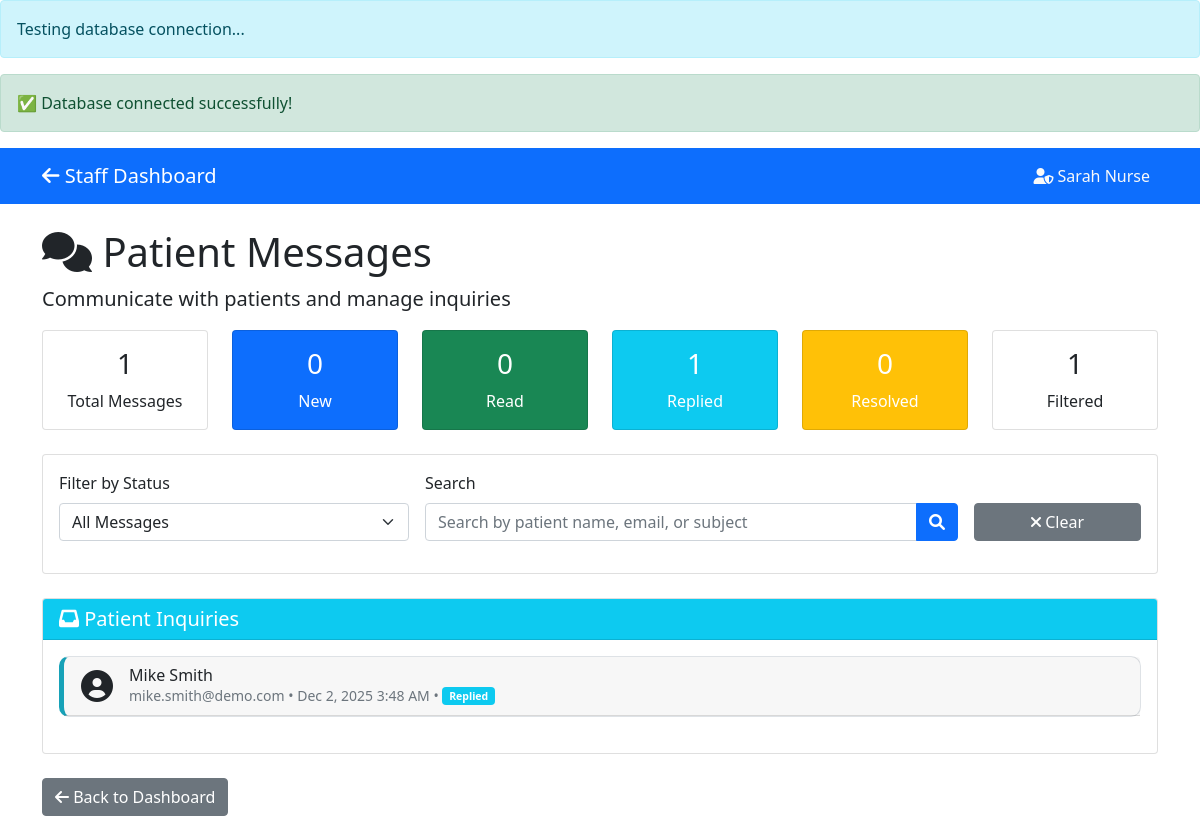
Screenshot of /dashboard/patient_messages.php (signed in) with the database file from the repository.
### tables this page shows
CREATE TABLE `patient_messages` (
  `id` int(11) NOT NULL,
  `patient_id` int(11) NOT NULL,
  `patient_email` varchar(100) NOT NULL,
  `patient_name` varchar(100) NOT NULL,
  `subject` varchar(200) DEFAULT NULL,
  `message` text NOT NULL,
  `reply` text DEFAULT NULL,
  `status` enum('new','read','replied','resolved') DEFAULT 'new',
  `created_at` timestamp NOT NULL DEFAULT current_timestamp(),
  `replied_at` timestamp NULL DEFAULT NULL,
  `is_urgent` tinyint(1) DEFAULT 0,
  `message_type` enum('general','appointment_change','medical_query','billing') DEFAULT 'general'
);

### dashboard/patient_messages.php (the view, shortened to what this page needs)
<?php
include '../includes/config.php';
$user = $_SESSION['user'];
try {
    $check_messages = $pdo->query("SHOW TABLES LIKE 'patient_messages'")->rowCount();
} catch (Exception $e) {
    die("Error checking database tables: " . $e->getMessage());
}
if ($check_messages > 0) {
    $status_filter = $_GET['status'] ?? 'all';
    $search_query = $_GET['search'] ?? '';
    $query = "SELECT * FROM patient_messages WHERE 1=1";
    $params = [];
    $query .= " ORDER BY
        CASE WHEN status = 'new' THEN 1
             WHEN status = 'read' THEN 2
             WHEN status = 'replied' THEN 3
             ELSE 4 END,
        created_at DESC";
    try {
        $stmt = $pdo->prepare($query);
        $stmt->execute($params);
        $messages = $stmt->fetchAll();
    } catch (Exception $e) {
        $messages = [];
        $error_message = "<div class='alert alert-danger'>Error loading messages: " . $e->getMessage() . "</div>";
    }
    try {
        $count_stmt = $pdo->prepare("SELECT status, COUNT(*) as count FROM patient_messages GROUP BY status");
        $count_stmt->execute();
        $status_counts = [];
        $total_count = 0;
        while ($row = $count_stmt->fetch()) {
            $status_counts[$row['status']] = $row['count'];
            $total_count += $row['count'];
        }
    } catch (Exception $e) {
        $status_counts = [];
        $total_count = 0;
    }
} else {
    $messages = [];
    $status_counts = [];
    $total_count = 0;
}
?>
<!DOCTYPE html>
<html lang="en">
<head>
    <link href="https://cdn.jsdelivr.net/npm/bootstrap@5.1.3/dist/css/bootstrap.min.css" rel="stylesheet">
    <link rel="stylesheet" href="https://cdnjs.cloudflare.com/ajax/libs/font-awesome/6.0.0/css/all.min.css">
</head>
<body>
    <nav class="navbar navbar-expand-lg navbar-dark bg-primary">
        <div class="container">
            <a class="navbar-brand" href="index.php">
                <i class="fas fa-arrow-left"></i> Staff Dashboard
            </a>
            <div class="navbar-nav ms-auto">
                <span class="nav-item nav-link text-light">
                    <i class="fas fa-user-shield"></i> <?= htmlspecialchars($user['name']) ?>
                </span>
            </div>
        </div>
    </nav>
    <div class="container mt-4">
        <h1><i class="fas fa-comments"></i> Patient Messages</h1>
        <p class="lead">Communicate with patients and manage inquiries</p>
        <?php if ($check_messages > 0): ?>
        <div class="row mb-4">
            <div class="col-md-2 col-6">
                <div class="card text-center">
                    <div class="card-body">
                        <h3><?= $total_count ?></h3>
                        <p class="mb-0">Total Messages</p>
                    </div>
                </div>
            </div>
            <div class="col-md-2 col-6">
                <div class="card text-center bg-primary text-white">
                    <div class="card-body">
                        <h3><?= $status_counts['new'] ?? 0 ?></h3>
                        <p class="mb-0">New</p>
                    </div>
                </div>
            </div>
            <div class="col-md-2 col-6">
                <div class="card text-center bg-success text-white">
                    <div class="card-body">
                        <h3><?= $status_counts['read'] ?? 0 ?></h3>
                        <p class="mb-0">Read</p>
                    </div>
                </div>
            </div>
            <div class="col-md-2 col-6">
                <div class="card text-center bg-info text-white">
                    <div class="card-body">
                        <h3><?= $status_counts['replied'] ?? 0 ?></h3>
                        <p class="mb-0">Replied</p>
                    </div>
                </div>
            </div>
            <div class="col-md-2 col-6">
                <div class="card text-center bg-warning text-white">
                    <div class="card-body">
                        <h3><?= $status_counts['resolved'] ?? 0 ?></h3>
                        <p class="mb-0">Resolved</p>
                    </div>
                </div>
            </div>
            <div class="col-md-2 col-6">
                <div class="card text-center">
                    <div class="card-body">
                        <h3><?= count($messages) ?></h3>
                        <p class="mb-0">Filtered</p>
                    </div>
                </div>
            </div>
        </div>
        <div class="card mb-4">
            <div class="card-body">
                <form method="GET" class="row g-3">
                    <div class="col-md-4">
                        <label class="form-label">Filter by Status</label>
                        <select name="status" class="form-select" onchange="this.form.submit()">
                            <option value="all" <?= ($status_filter ?? 'all') == 'all' ? 'selected' : '' ?>>All Messages</option>
                        </select>
                    </div>
                    <div class="col-md-6">
                        <label class="form-label">Search</label>
                        <div class="input-group">
                            <input type="text" name="search" class="form-control"
                                   placeholder="Search by patient name, email, or subject" value="<?= htmlspecialchars($search_query ?? '') ?>">
                            <button type="submit" class="btn btn-primary">
                                <i class="fas fa-search"></i>
                            </button>
                        </div>
                    </div>
                    <div class="col-md-2">
                        <label class="form-label">&nbsp;</label>
                        <a href="patient_messages.php" class="btn btn-secondary w-100">
                            <i class="fas fa-times"></i> Clear
                        </a>
                    </div>
                </form>
            </div>
        </div>
        <div class="card">
            <div class="card-header bg-info text-white">
                <h5 class="mb-0">
                    <i class="fas fa-inbox"></i> Patient Inquiries
                </h5>
            </div>
            <div class="card-body">
                <?php if (empty($messages)): ?>
                    <div class="text-center py-5">
                        <i class="fas fa-comment-slash fa-3x text-muted mb-3"></i>
                        <h5>No Messages Found</h5>
                        <p class="text-muted">There are no messages matching your criteria.</p>
                    </div>
                <?php else: ?>
                    <div class="accordion" id="messagesAccordion">
                        <?php foreach ($messages as $index => $msg):
                            $msg_class = "message-" . $msg['status'];
                        ?>
                        <div class="message-card <?= $msg_class ?>">
                            <div class="card-header" id="heading<?= $index ?>">
                                <div class="d-flex justify-content-between align-items-center">
                                    <button class="btn btn-link text-decoration-none text-dark p-0"
                                            type="button" data-bs-toggle="collapse"
                                            data-bs-target="#collapse<?= $index ?>"
                                            aria-expanded="false"
                                            aria-controls="collapse<?= $index ?>">
                                        <div class="d-flex align-items-center">
                                            <i class="fas fa-user-circle fa-2x me-3"></i>
                                            <div class="text-start">
                                                <h6 class="mb-0">
                                                    <?= htmlspecialchars($msg['patient_name']) ?>
                                                </h6>
                                                <small class="text-muted">
                                                    <?= htmlspecialchars($msg['patient_email']) ?>
                                                    •
                                                    <?= date('M j, Y g:i A', strtotime($msg['created_at'])) ?>
                                                    •
                                                    <span class="badge bg-<?=
                                                        $msg['status'] == 'new' ? 'primary' :
                                                        ($msg['status'] == 'read' ? 'success' :
                                                        ($msg['status'] == 'replied' ? 'info' : 'warning'))
                                                    ?>">
                                                        <?= ucfirst($msg['status']) ?>
                                                    </span>
                                                </small>
                                            </div>
                                        </div>
                                    </button>
                                </div>
                            </div>
                        </div>
                        <?php endforeach; ?>
                    </div>
                <?php endif; ?>
            </div>
        </div>
        <?php endif; ?>
        <div class="mt-4">
            <a href="index.php" class="btn btn-secondary">
                <i class="fas fa-arrow-left"></i> Back to Dashboard
            </a>
        </div>
    </div>
</body>
</html>

### dashboard/patient_messages.php (style rules this page uses)
.message-card { border-radius: 10px; margin-bottom: 20px; border: 1px solid #dee2e6; transition: all 0.3s; }
.message-replied { border-left: 5px solid #17a2b8; }

### rows the page displays
patient_messages: patient_name "Mike Smith", patient_email "mike.smith@demo.com", created_at "Dec 2, 2025 3:48 AM", status "Replied"

### other values shown
$user['name'] "Sarah Nurse"
$total_count "1"
$status_counts['new'] "0"
$status_counts['read'] "0"
$status_counts['replied'] "1"
$status_counts['resolved'] "0"
count($messages) "1"
